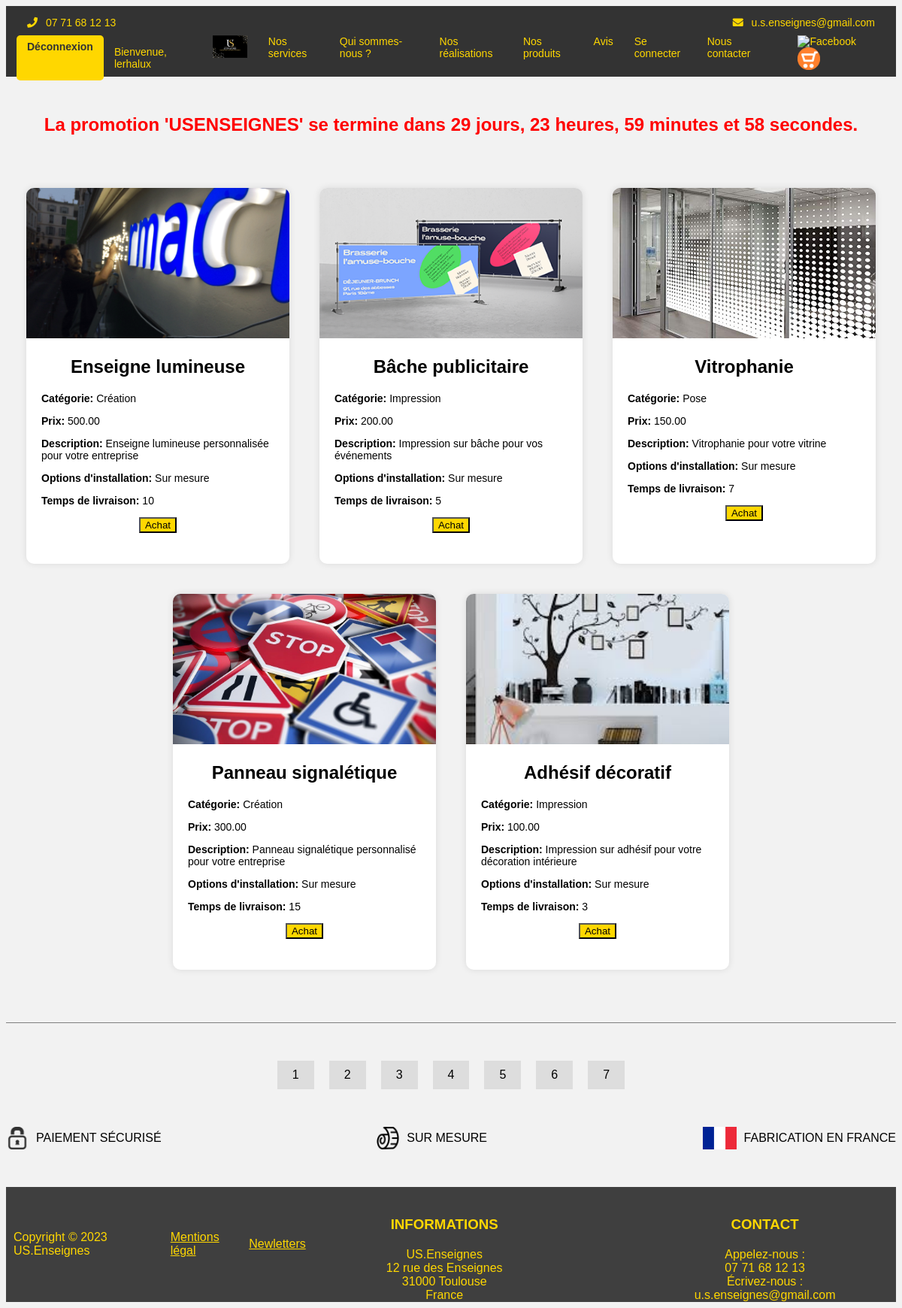
/produits.php (signed in), run on the app's committed database.
### tables this page shows
CREATE TABLE `products` (
  `id` int(11) NOT NULL,
  `name` varchar(255) NOT NULL,
  `category` varchar(255) NOT NULL,
  `price` decimal(10,2) NOT NULL,
  `description` text NOT NULL,
  `image` varchar(255) DEFAULT NULL,
  `installation_options` varchar(255) DEFAULT NULL,
  `delivery_time` int(11) NOT NULL
);

### produits.php (the view, shortened to what this page needs)
<!DOCTYPE html>
<html>
<head>
    <link rel="stylesheet" type="text/css" href="css/styleproduits.css">
    <link rel="stylesheet" href="https://use.fontawesome.com/releases/v5.14.0/css/all.css">
</head>
<body>
<header>
<div class="contact-info">
  <span><i class="fas fa-phone"></i> 07 71 68 12 13</span>
  <span><i class="fas fa-envelope"></i> u.s.enseignes@gmail.com </span>
</div>
<nav>
  <ul class="navbar-list">
    <a href="logout.php" class="logout-button">Déconnexion</a>
    <?php
      if(isset($_SESSION["username"])){
        echo "<p class='welcome-message'>Bienvenue, " . $_SESSION["username"] . "</p>";
      }else{
        echo "<p class='welcome-message'>Vous n'êtes pas connecté.</p>";
      }
    ?>
    <li class="navbar-item">
      <a href="index.php">
        <img src="images/image001.png" alt="logo" height="30" class="navbar-logo">
      </a>
    </li>
    <li class="navbar-item"><a href="index.php">Nos services</a></li>
    <li class="navbar-item"><a href="sommesnous.php">Qui sommes-nous ?</a></li>
    <li class="navbar-item"><a href="realisations.php">Nos réalisations</a></li>
    <li class="navbar-item"><a href="produits.php">Nos produits</a></li>
    <li class="navbar-item"> <a href="avis.php">Avis</a></li>
    <li class="navbar-item"><a href="login.php">Se connecter</a></li>
    <li class="navbar-item"><a href="contact.php">Nous contacter</a></li>
    <li class="navbar-item">
      <a href="https://www.facebook.com/usenseignestroyes/" target="_blank" class="facebook-button">
        <img src="images/fbgold.png" alt="Facebook" height="30">
      </a>
      <a href="panier.php" target="_blank" class="panier-button">
        <img src="images/paniergold.png" alt="Panier" height="30">
      </a>
    </li>
  </ul>
</nav>
  </header>
    <main>
<div id="countdownContainer">
  <div id="countdown"></div>
</div>
<section class="products">
  <?php
  $host = '127.0.0.1';
  $username = 'root';
  $password = '';
  $dbname = 'test';
$conn = new mysqli($host, $username, $password, $dbname);
$query = "SELECT * FROM products";
$result = mysqli_query($conn, $query);
while($row = mysqli_fetch_assoc($result)){
?>
  <div class="product-card">
    <div class="product-image">
      <img src="<?php echo $row['image']; ?>" width="100" height="100">
    </div>
    <div class="product-info">
      <h2><?php echo $row['name']; ?></h2>
      <p><b>Catégorie:</b> <?php echo $row['category']; ?></p>
      <p><b>Prix:</b> <?php echo $row['price']; ?></p>
      <p><b>Description:</b> <?php echo $row['description']; ?></p>
      <p><b>Options d'installation:</b> <?php echo $row['installation_options']; ?></p>
      <p><b>Temps de livraison:</b> <?php echo $row['delivery_time']; ?></p>
    </div>
    <div class="product-actions">
      <form action="panier.php" method="post">
        <input type="submit" value="Achat">
      </form>
    </div>
  </div>
  <?php
  }
  ?>
</section>
  </main>
    <div style="border-top: 1px solid gray; margin: 50px 0;"></div>
  <div class="pagination">
  <a href="index.php">1</a>
  <a href="sommesnous.php">2</a>
  <a href="realisations.php">3</a>
  <a href="produits.php">4</a>
  <a href="avis.php">5</a>
  <a href="login.php">6</a>
  <a href="contact.php">7</a>
</div>
    <section id="securite-sur-mesure-fabrication">
    <div class="securite">
      <img src="images/cadenas.png" alt="Logo cadenas"height="30">
      <p>PAIEMENT SÉCURISÉ</p>
    </div>
    <div class="sur-mesure">
      <img src="images/surmesure.png" alt="Logo sur mesure"height="30">
      <p>SUR MESURE</p>
    </div>
    <div class="fabrication-france">
      <img src="images/logo-france.png" alt="Logo France"height="30">
      <p>FABRICATION EN FRANCE</p>
    </div>
  </section>
 <footer>
  <p><span>Copyright © 2023 US.Enseignes</span></p>
  <a href="mentionslegale.php">Mentions légal </a>
  <a href="newletters.php">Newletters</a>
  <div class="footer-container">
        <div class="footer-info">
            <h3>INFORMATIONS</h3>
            <p> US.Enseignes</p>
            <p>12 rue des Enseignes</p>
            <p>31000 Toulouse</p>
            <p>France</p>
        </div>
        <div class="footer-contact">
            <h3>CONTACT</h3>
            <p>Appelez-nous :</p>
            <p>07 71 68 12 13</p>
            <p>Écrivez-nous :</p>
            <p> u.s.enseignes@gmail.com</p>
        </div>
  </div>
  </footer>
</body>
</html>

### css/styleproduits.css (style rules this page uses)
:root { --secondary-color: #212121; --tertiary-color: #f5f5f5; }
body { background-color: #f2f2f2; font-family: Arial, sans-serif; }
header { background-color: var(--secondary-color); }
nav { display: flex; justify-content: space-between; align-items: center; background-color: #333; height: 50px; font-size: 14px; padding: 0 1em; }
.navbar-list { display: flex; list-style: none; margin: 0; padding: 0; }
.navbar-item { margin: 0 1em; }
nav a { color: #FFD700; text-decoration: none; }
.logout-button { background-color: #FFD700; color: #333; padding: 0.5em 1em; border-radius: 5px; font-weight: bold; margin-right: 1em; }
.facebook-button, .panier-button { margin-left: 1em; }
.welcome-message { color: #FFD700; margin-right: 1em; }
.contact-info { display: flex; justify-content: space-between; align-items: center; padding: 1em; background-color: #333; color: #FFD700; font-size: 14px; }
.contact-info span { display: inline-block; margin: 0 1em; }
.contact-info i { margin-right: 0.5em; }
.products { display: flex; flex-wrap: wrap; justify-content: center; align-items: center; margin-top: 40px; }
.product-card { width: 350px; height: 500px; background-color: white; border-radius: 10px; box-shadow: 0px 0px 10px rgba(0, 0, 0, 0.1); margin: 20px; text-align: center; position: relative; overflow: hidden; }
.product-card img { width: 100%; height: 200px; object-fit: cover; transition: transform 0.3s ease-in-out; }
.product-card p { font-size: 14px; margin-top: 10px; text-align: left; padding: 0 20px; }
input { background-color: #ffd700; }
.pagination { display: flex; justify-content: center; align-items: center; margin: 20px 0; }
.pagination a { display: block; padding: 10px 20px; margin: 0 10px; background-color: #ddd; text-decoration: none; color: black; }
#securite-sur-mesure-fabrication { display: flex; justify-content: space-between; align-items: center; margin: 40px 0; }
#securite-sur-mesure-fabrication img { margin-right: 10px; }
.securite, .sur-mesure, .fabrication-france { display: flex; align-items: center; }
footer { display: flex; justify-content: center; align-items: center; margin-top: 40px; background-color: #3F3F3F; color: #FFD700; }
footer p, footer a { margin: 0 10px; color: #FFD700; }
.footer-container { display: flex; justify-content: space-between; width: 80%; margin-top: 20px; }
.footer-info, .footer-contact { width: 45%; text-align: center; }
.footer-info h3, .footer-contact h3 { margin-bottom: 20px; color: #FFD700; }
#countdownContainer { text-align: center; font-size: 1.5em; font-weight: bold; margin: 50px 0; color: red; }

### data on the page
products: image (picture), name "Enseigne lumineuse", category "Création", price "500.00", description "Enseigne lumineuse personnalisée pour votre entreprise", installation_options "Sur mesure", delivery_time "10"
products: image (picture), name "Bâche publicitaire", category "Impression", price "200.00", description "Impression sur bâche pour vos événements", installation_options "Sur mesure", delivery_time "5"
products: image (picture), name "Vitrophanie", category "Pose", price "150.00", description "Vitrophanie pour votre vitrine", installation_options "Sur mesure", delivery_time "7"
products: image (picture), name "Panneau signalétique", category "Création", price "300.00", description "Panneau signalétique personnalisé pour votre entreprise", installation_options "Sur mesure", delivery_time "15"
products: image (picture), name "Adhésif décoratif", category "Impression", price "100.00", description "Impression sur adhésif pour votre décoration intérieure", installation_options "Sur mesure", delivery_time "3"

### other printed values
$_SESSION["username"] "lerhalux"
